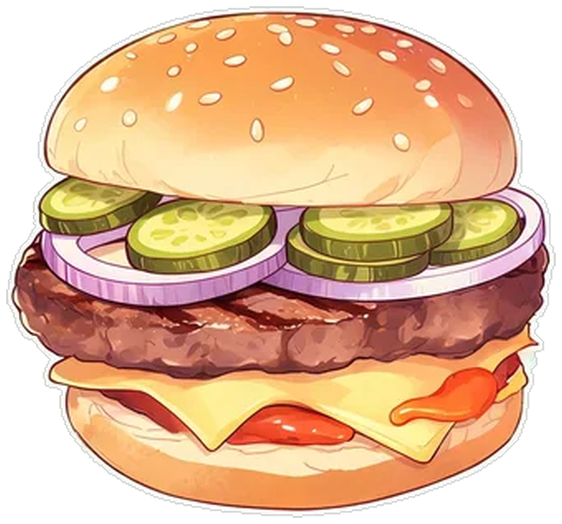
#> input picture assets/art/food/food_burger_pickle.png, 562 x 524 px
$ python uncloset.py ../assets/art/food/food_burger_pickle.png
#> lines starting #> are read from the running program, lines starting #| are printed output that depends on the picture; after the words box and inside, x2 and y2 are one past the last pixel; in counts of white or black regions, pixels touching at a corner belong together
"""抠掉「被透明像素包住的实心底色块」。

绿幕泛洪只能从画面四边起手，所以生图里那种「食物摆在一张米色纸/白底方块上」的
情况会留下一整块不透明的封闭底色。这里从贴着透明的边界环起手，在封闭的同色区域里
再泛洪一次，只吃连通的底色，食物内部的高光同色块因为被轮廓包住不会漏。

  python tools/uncloset.py a.png b.png ...            # 自动取边界主色
  python tools/uncloset.py --tol 34 a.png
"""
import argparse
import sys
from collections import Counter, deque
from pathlib import Path

import numpy as np
from PIL import Image


def edge_key(a):
    """贴着透明区的那一圈不透明像素里最常见的颜色就是残留底色。"""
    al = a[..., 3]
    opaque = al > 0
    empty = al == 0
    nbr_empty = np.zeros_like(opaque)
    for dy, dx in ((0, 1), (0, -1), (1, 0), (-1, 0)):
        nbr_empty |= np.roll(empty, (dy, dx), axis=(0, 1))
    ring = opaque & nbr_empty
    px = a[ring][:, :3]
    if px.size == 0:
        return None
    q = (px // 6 * 6)
    c = Counter(map(tuple, q))
    return np.array(c.most_common(1)[0][0], dtype=np.int16)


def flood(a, key, tol):
    rgb = a[:, :, :3].astype(np.int16)
    d = np.abs(rgb - key).max(axis=2)
    cand = (a[..., 3] > 0) & (d <= tol)
    empty = a[..., 3] == 0
    nbr_empty = np.zeros_like(cand)
    for dy, dx in ((0, 1), (0, -1), (1, 0), (-1, 0)):
        nbr_empty |= np.roll(empty, (-dy, -dx), axis=(0, 1))
    seeds = np.argwhere(cand & nbr_empty)
    seen = np.zeros_like(cand)
    q = deque(map(tuple, seeds))
    for p in q:
        seen[p] = True
    h, w = cand.shape
    while q:
        y, x = q.popleft()
        for dy, dx in ((0, 1), (0, -1), (1, 0), (-1, 0)):
            ny, nx = y + dy, x + dx
            if 0 <= ny < h and 0 <= nx < w and cand[ny, nx] and not seen[ny, nx]:
                seen[ny, nx] = True
                q.append((ny, nx))
    return seen


def run(path, tol, pad):
    im = Image.open(path).convert("RGBA")
    a = np.array(im)
    if a[..., 3].min() > 0:
        print("  跳过：整图不透明，没有可起手的外轮廓", path)
        return
    key = edge_key(a)
    if key is None:
        print("  跳过：找不到边界主色", path)
        return
    holes = flood(a, key, tol)
    share = float(holes.sum()) / max(1.0, float((a[..., 3] > 0).sum()))
    if share < 0.06:
        print("  干净（封闭底色只占 %.1f%%）%s" % (share * 100, path))
        return
    a[holes, 3] = 0
    ys, xs = np.nonzero(a[..., 3] > 0)
    y0, y1 = ys.min(), ys.max() + 1
    x0, x1 = xs.min(), xs.max() + 1
    crop = a[y0:y1, x0:x1]
    out = Image.fromarray(crop)
    out.save(path)
    print("  清掉 %.1f%% 底色，%s -> %dx%d" % (share * 100, path, out.size[0], out.size[1]))


def main():
    ap = argparse.ArgumentParser()
    ap.add_argument("files", nargs="+")
    ap.add_argument("--tol", type=int, default=28)
    ap.add_argument("--pad", type=int, default=0)
    n = ap.parse_args()
    for f in n.files:
        p = Path(f)
        if not p.exists():
            print("缺文件", p, file=sys.stderr)
            continue
        run(p, n.tol, n.pad)
#> in run, im is the input picture: PIL image 562x524 RGBA; mean R, G, B, A 165, 123, 89.1, 194.1
#> in edge_key, `al = a[..., 3]`:
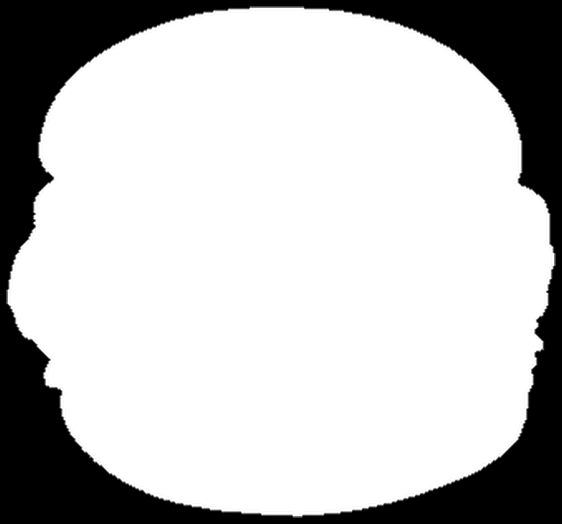
#> al: shape (524, 562); min 0, max 255, mean 194.1
#> in edge_key, `opaque = al > 0`:
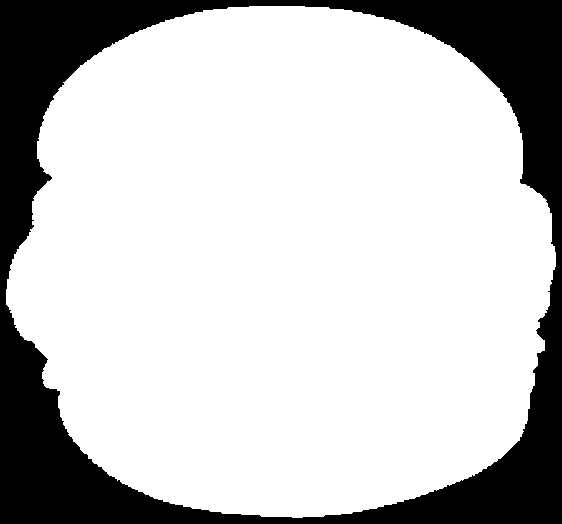
#> opaque: shape (524, 562) bool; 77.2% white; 1 black region, box (x1, y1, x2, y2) and area: (0, 0, 562, 524) 67260
#> after the loop in edge_key, `for dy, dx in ((0, 1), (0, -1), (1, 0), (-1, 0)):`:
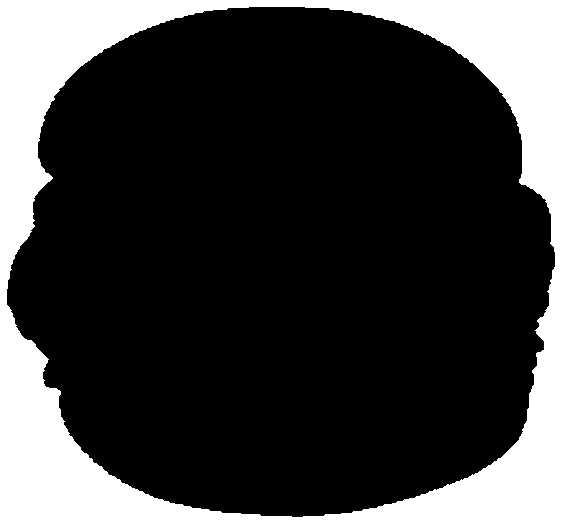
#> nbr_empty: shape (524, 562) bool; 23.4% white; 1 white region, box (x1, y1, x2, y2) and area: (0, 0, 562, 524) 68988
#> in edge_key, `ring = opaque & nbr_empty`:
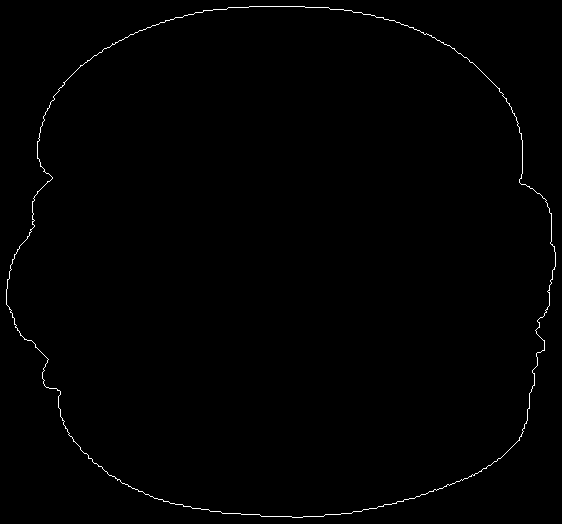
#> ring: shape (524, 562) bool; 0.59% white in thin lines or dots
#> in edge_key, `px = a[ring][:, :3]`: px = 1728 rows, first 8: [48, 50, 49], [116, 123, 119], [122, 129, 123], [109, 116, 111], [113, 120, 116], [114, 121, 116], [114, 121, 116], [114, 120, 117]
#> in edge_key, `q = (px // 6 * 6)`: q = 1728 rows, first 8: [48, 48, 48], [114, 120, 114], [120, 126, 120], [108, 114, 108], [108, 120, 114], [114, 120, 114], [114, 120, 114], [114, 120, 114]
#> in edge_key, `c = Counter(map(tuple, q))`: c = 108 items
#> in run, `key = edge_key(a)`: key = [12, 12, 12]
#> in flood, `rgb = a[:, :, :3].astype(np.int16)`:
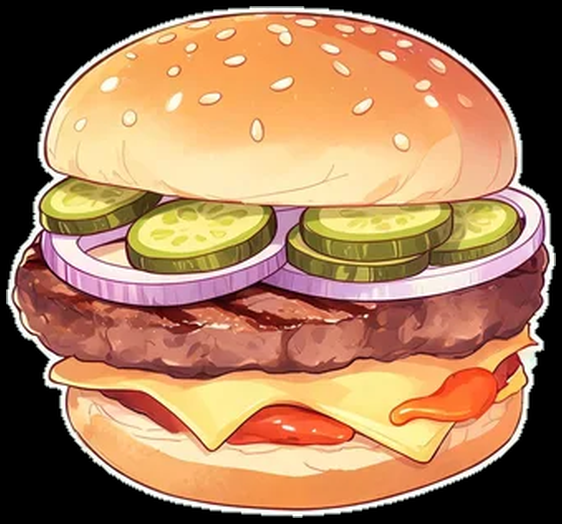
#> rgb: shape (524, 562, 3) int16; mean R, G, B 165, 123, 89.1
#> in flood, `d = np.abs(rgb - key).max(axis=2)`:
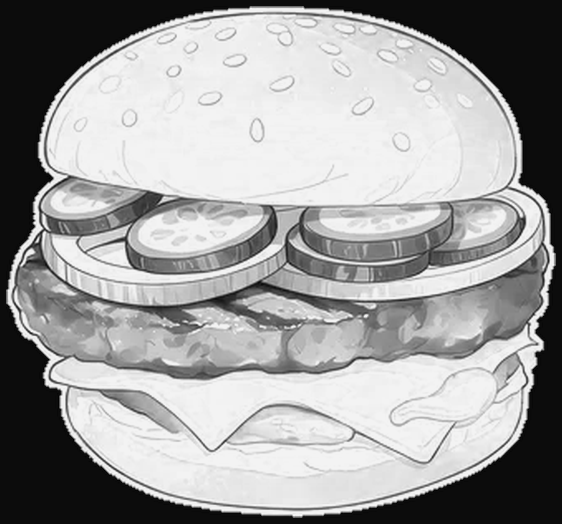
#> d: shape (524, 562) int16; min 0, max 243, mean 158.5
#> in flood, `cand = (a[..., 3] > 0) & (d <= tol)`: cand: shape (524, 562) bool; 0.3% white in thin lines or dots
#> the loop in flood, `for dy, dx in ((0, 1), (0, -1), (1, 0), (-1, 0)):` made 4 passes
#> pass 3, in flood, `nbr_empty |= np.roll(empty, (-dy, -dx), axis=(0, 1))`:
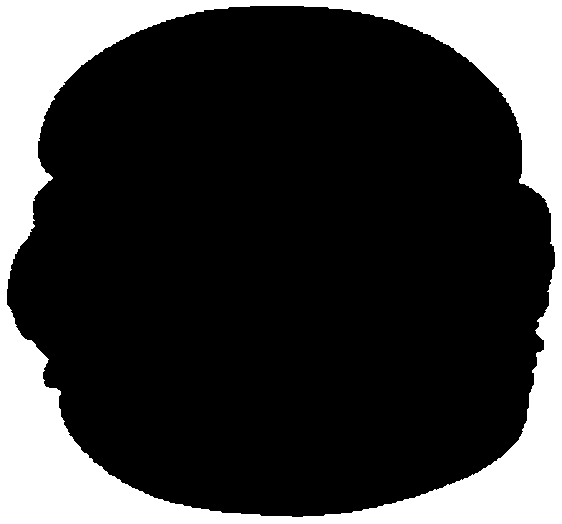
#> nbr_empty: shape (524, 562) bool; 23.3% white; 1 white region, box (x1, y1, x2, y2) and area: (0, 0, 562, 524) 68659
#> in flood, `seeds = np.argwhere(cand & nbr_empty)`: seeds = 752 pairs, first value 6 to 516, second value 6 to 555
#> the loop in flood, `for p in q:` made 752 passes
#> p on passes 1 to 3: (6, 304), (7, 228), (7, 229)
#> after the loop in flood, `for p in q:`: seen: shape (524, 562) bool; 0.26% white in thin lines or dots
#> the loop in flood, `while q:` made 752 passes
#> in run, `share = float(holes.sum()) / max(1.0, float((a[..., 3] > 0).sum()))`: share = 0.00331
#|   干净（封闭底色只占 0.3%）../assets/art/food/food_burger_pickle.png


if __name__ == "__main__":
    main()

$ run again, on assets/art/food/drink_juice.png
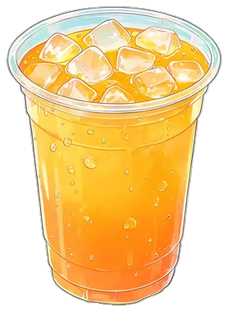
#> input picture assets/art/food/drink_juice.png, 228 x 312 px
#> in run, im is the input picture: PIL image 228x312 RGBA; mean R, G, B, A 158.5, 124.4, 64.2, 166.2
#> in edge_key, `opaque = al > 0`:
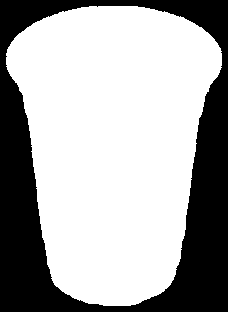
#> opaque: shape (312, 228) bool; 66.3% white; 1 black region, box (x1, y1, x2, y2) and area: (0, 0, 228, 312) 23945
#> ring: shape (312, 228) bool; 1.1% white in thin lines or dots
#> px = 810 rows, first 8: [15, 16, 16], [12, 12, 12], [13, 13, 13], [13, 13, 13], [13, 13, 13], [13, 13, 13], [13, 13, 13], [16, 16, 16]
#> q = 810 rows, first 8: [12, 12, 12], [12, 12, 12], [12, 12, 12], [12, 12, 12], [12, 12, 12], [12, 12, 12], [12, 12, 12], [12, 12, 12]
#> c = 161 items
#> key = [12, 12, 12]
#> cand: shape (312, 228) bool; 0.3% white in thin lines or dots
#> the loop in flood, `for dy, dx in ((0, 1), (0, -1), (1, 0), (-1, 0)):` made 4 passes
#> pass 3, in flood, `nbr_empty |= np.roll(empty, (-dy, -dx), axis=(0, 1))`:
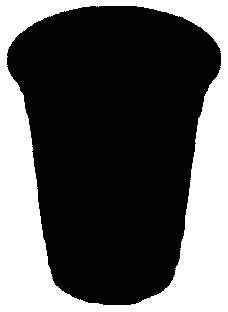
#> nbr_empty: shape (312, 228) bool; 34.6% white; 1 white region, box (x1, y1, x2, y2) and area: (0, 0, 228, 312) 24624
#> seeds = 214 pairs, first value 6 to 305, second value 6 to 221
#> the loop in flood, `for p in q:` made 214 passes
#> p on passes 1 to 3: (6, 89), (6, 90), (6, 91)
#> the loop in flood, `while q:` made 214 passes
#> share = 0.00453
#|   干净（封闭底色只占 0.5%）../assets/art/food/drink_juice.png

$ run again, on assets/art/food/drink_lemon.png
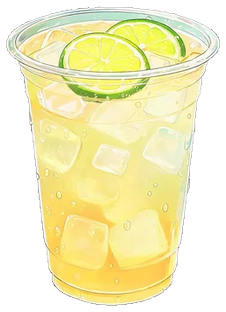
#> input picture assets/art/food/drink_lemon.png, 226 x 312 px
#> in run, im is the input picture: PIL image 226x312 RGBA; mean R, G, B, A 154.7, 149.1, 99.8, 164.4
#> in edge_key, `opaque = al > 0`:
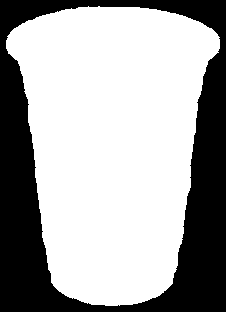
#> opaque: shape (312, 226) bool; 65.7% white; 1 black region, box (x1, y1, x2, y2) and area: (0, 0, 226, 312) 24174
#> ring: shape (312, 226) bool; 1.2% white in thin lines or dots
#> px = 833 rows, first 8: [0, 0, 0], [6, 6, 4], [42, 48, 33], [0, 0, 0], [0, 0, 0], [0, 0, 0], [0, 0, 0], [0, 0, 0]
#> q = 833 rows, first 8: [0, 0, 0], [6, 6, 0], [42, 48, 30], [0, 0, 0], [0, 0, 0], [0, 0, 0], [0, 0, 0], [0, 0, 0]
#> c = 213 items
#> key = [0, 0, 0]
#> cand: shape (312, 226) bool; 0.55% white in thin lines or dots
#> the loop in flood, `for dy, dx in ((0, 1), (0, -1), (1, 0), (-1, 0)):` made 4 passes
#> pass 3, in flood, `nbr_empty |= np.roll(empty, (-dy, -dx), axis=(0, 1))`:
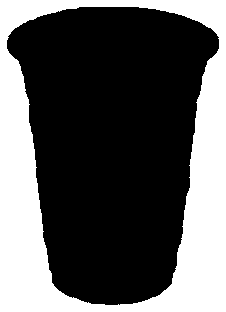
#> nbr_empty: shape (312, 226) bool; 35.3% white; 1 white region, box (x1, y1, x2, y2) and area: (0, 0, 226, 312) 24857
#> seeds = 386 pairs, first value 6 to 305, second value 6 to 219
#> the loop in flood, `for p in q:` made 386 passes
#> p on passes 1 to 3: (6, 88), (6, 98), (7, 78)
#> the loop in flood, `while q:` made 387 passes
#> share = 0.00835
#|   干净（封闭底色只占 0.8%）../assets/art/food/drink_lemon.png
